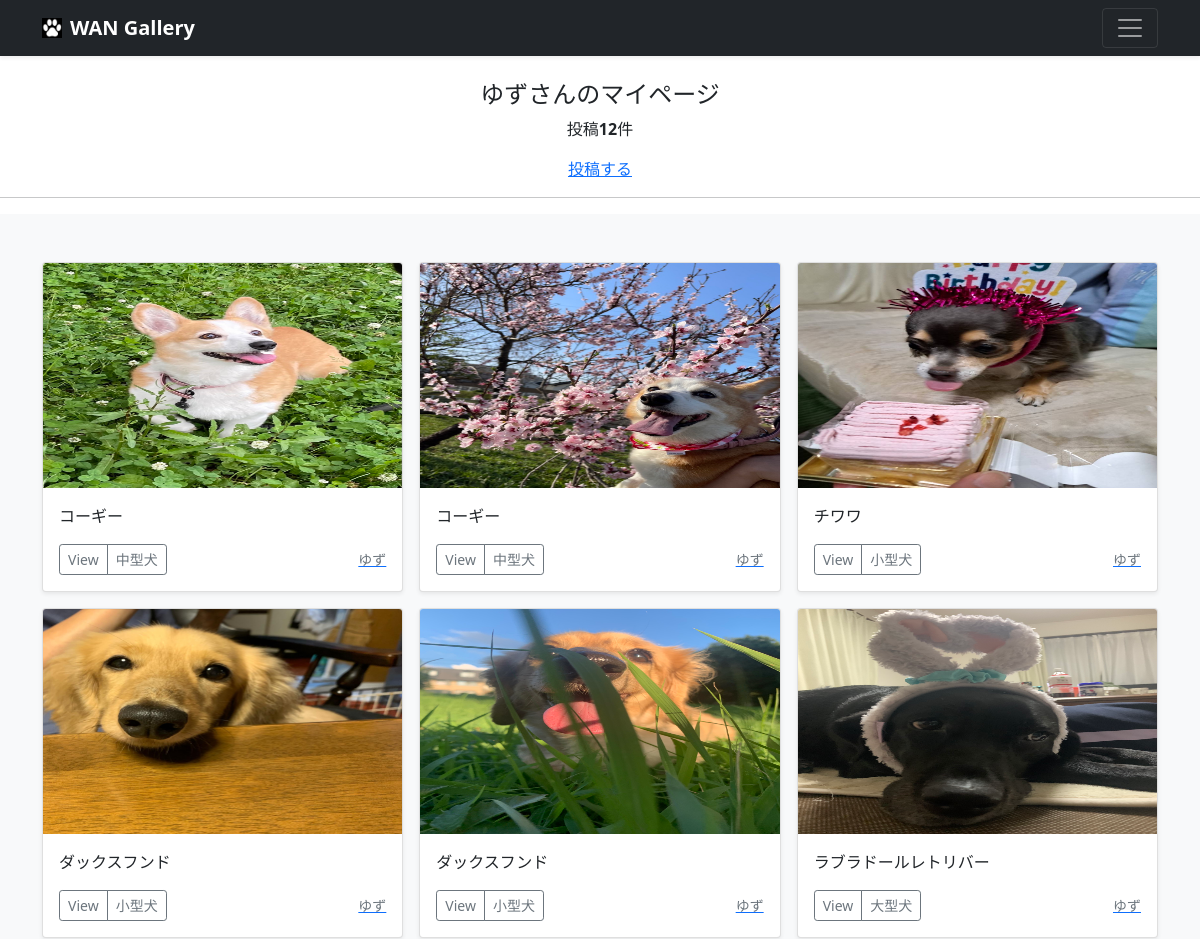
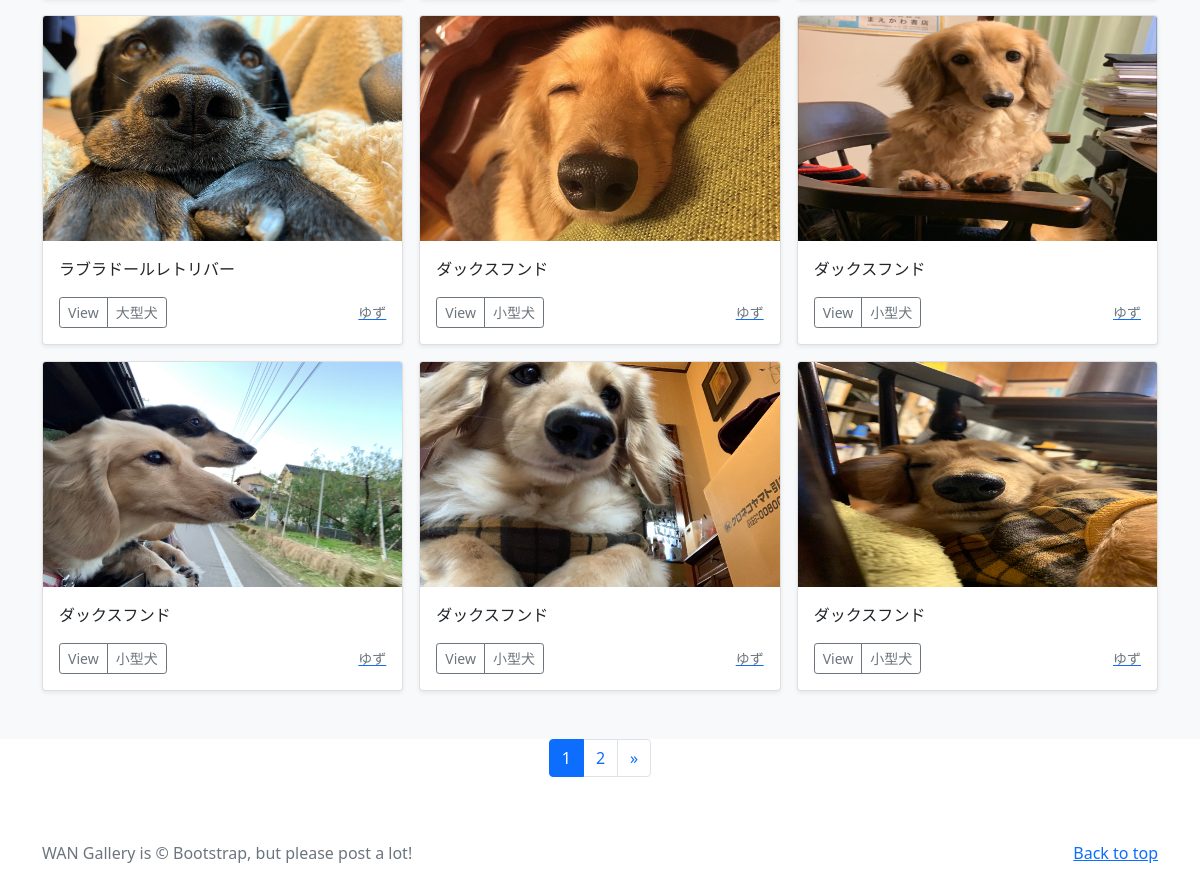
Screenshot of /mypage/ (signed in) with the database file from the repository (2 pictures, top to bottom).
### accounts/models.py (models this page shows)
class CustomUser(AbstractUser):
    pass

### photo/models.py (models this page shows, shortened)
class PhotoPost(models.Model):
    user = models.ForeignKey(
    CustomUser,
    verbose_name='ユーザー',
    on_delete=models.CASCADE
    )
    category = models.ForeignKey(
    Category,
    verbose_name='カテゴリ',
    on_delete=models.PROTECT
    )
    title = models.CharField(
    verbose_name='タイトル',  #フィールドのタイトル
    max_length=20	  #最大文字数は200
    )
    comment = models.TextField(
    verbose_name='コメント',
    max_length=200	  #フィールドのタイトル
    )
    image1 = models.ImageField(
    verbose_name='イメージ1',  #フィールドのタイトル
    upload_to = 'photos'	   #MEDIA_ROOT以下のphotosにファイルを保存
    )
    image1_lim = models.BooleanField(
    verbose_name='ダウンロード許可',  #フィールドのタイトル
    default=False
    )
    image2 = models.ImageField(
    verbose_name='イメージ2',  #フィールドのタイトル
    upload_to = 'photos',	  #MEDIA_ROOT以下のphotosにファイルを保存
    blank=True,		   #フィールド値の設定は必須ではない
    null=True		   #データベースにnullが保存されることを許容
    )
    image2_lim = models.BooleanField(
    verbose_name='ダウンロード許可',  #フィールドのタイトル
    default=False
    )
    posted_at = models.DateTimeField(
    verbose_name='投稿日時',   #フィールドのタイトル
    auto_now_add = True	   #日時を自動追加
    )

class Category(models.Model):
    title = models.CharField(
        verbose_name='カテゴリ', #フィールドのタイトル
        max_length=20)

### photo/views.py (the view)
# urls.py: path('mypage/', views.MypageView.as_view(), name = 'mypage'),
class MypageView(ListView):
    template_name = 'mypage.html'
    paginate_by = 12
    def get_queryset(self):
        queryset = PhotoPost.objects.filter(
        user=self.request.user).order_by('-posted_at')
        return queryset

### photo/templates/mypage.html (shortened to what this page needs)
{% extends 'base.html' %}
    {% block contents %}
    {% if user.is_authenticated %}
    <br>
    <div style="text-align:center">
        <h4>{{user.username}}さんのマイページ</h4>
        {% if object_list.count == 0 %}
            <p>{{user.username}}さんの投稿はありません</p>
        {% else %}
            <p>投稿<strong>{{object_list.count}}</strong>件</p>
        {% endif %}
        <a href="{% url 'photo:post' %}">投稿する</a>
    </div>
    <hr>
    {% endif %}
    {% include "photos_list.html" %}
    {% include "pagination.html" %}
    {% endblock %}

### photo/templates/base.html (shortened to what this page needs)
{% load static %}
<!doctype html>
<html lang="ja">
  <head>
    <link href="https://cdn.jsdelivr.net/npm/bootstrap@5.0.2/dist/css/bootstrap.min.css"
          rel="stylesheet"
>
  </head>
<header>
  {% load static %}
  <div class="navbar navbar-dark bg-dark shadow-sm">
    <div class="container">
      <a href="{% url 'photo:index' %}" class="navbar-brand d-flex align-items-center">
        <img src = {% static 'img/CyXSO1Hm_400x400.jpg'%} width="20" height="20" fill="none" stroke="currentColor" stroke-linecap="round" stroke-linejoin="round" stroke-width="2" aria-hidden="true" class="me-2" viewBox="0 0 24 24"><path d="M23 19a2 2 0 0 1-2 2H3a2 2 0 0 1-2-2V8a2 2 0 0 1 2-2h4l2-3h6l2 3h4a2 2 0 0 1 2 2z"/><circle cx="12" cy="13" r="4"/></svg>
        <strong>WAN Gallery</strong>
      </a>
      <button class="navbar-toggler" type="button" data-bs-toggle="collapse" data-bs-target="#navbarHeader" aria-controls="navbarHeader" aria-expanded="false" aria-label="Toggle navigation">
        <span class="navbar-toggler-icon"></span>
      </button>
    </div>
  </div>
</header>
<main>
  {% block contents %}{% endblock %}
</main>
<footer class="text-muted py-5">
  <div class="container">
    <p class="float-end mb-1">
      <a href="#">Back to top</a>
    </p>
    <p class="mb-1">
      WAN Gallery is &copy; Bootstrap, but please post a lot!</p>
  </div>
</footer>
  </body>
</html>

### photo/templates/photos_list.html (shortened to what this page needs)
<head>
  <link href="../static/css/list.css"
          rel="stylesheet">
</head>
<div class="album py-5 bg-light">
  <div class="container">
    <div class="row row-cols-1 row-cols-sm-2 row-cols-md-3 g-3">
      {% for record in object_list %}
      <div class="col">
        <div class="card shadow-sm">
          <a href="{% url 'photo:photo_detail' record.pk %}" oncontextmenu="return false;">
            {% if record.image2 %}
            <ul class="imgbox">
              <li>
                <img src="{{ record.image1.url }}"
                  class="bd-placeholder-img card-img-top"
                  width="100%" height="225"
                  xmlns="http://www.w3.org/2000/svg"
                  role="img" aria-label="Placeholder: Thumbnail"
                  preserveAspectRatio="xMidYMid slice"
                  focusable="false">
                  <title>Placeholder</title>
                  <rect width="100%" height="100%" fill="#55595c"/>
                </img>
              </li>
              <li>
                <img src="{{ record.image2.url }}"
                  class="bd-placeholder-img card-img-top"
                  width="100%" height="225"
                  xmlns="http://www.w3.org/2000/svg"
                  role="img" aria-label="Placeholder: Thumbnail"
                  preserveAspectRatio="xMidYMid slice"
                  focusable="false">
                  <title>Placeholder</title>
                  <rect width="100%" height="100%" fill="#55595c"/>
                </img>
              </li>
            </ul>
            {% else %}
            <ul class="imgbox2">
              <li>
                <img src="{{ record.image1.url }}"
                  class="bd-placeholder-img card-img-top"
                  width="100%" height="225"
                  xmlns="http://www.w3.org/2000/svg"
                  role="img" aria-label="Placeholder: Thumbnail"
                  preserveAspectRatio="xMidYMid slice"
                  focusable="false">
              </li>
            </ul>
            {% endif %}
          </a>
          <div class="card-body">
            <p class="card-text">
              {{record.title}}
            </p>
            <div class="d-flex justify-content-between align-items-center">
              <div class="btn-group">
                <button type="button"
                        class="btn btn-sm btn-outline-secondary"
                        onclick="location.href='{% url 'photo:photo_detail' record.pk %}'">
                        View</button>
                <button type="button"
                        class="btn btn-sm btn-outline-secondary"
                        onclick="location.href='{% url 'photo:photos_cat' category=record.category.id %}'">
                        {{record.category.title}}</button>
              </div>
              <a href="{% url 'photo:user_list' user=record.user.id %}">
              <small class="text-muted">
                {{record.user.username}}</small>
              </a>
            </div>
          </div>
        </div>
      </div>
      {% endfor %}
    </div>
  </div>
</div>

### photo/templates/pagination.html (shortened to what this page needs)
<ul class="pagination"
    style="justify-content:center">
    {% for num in page_obj.paginator.page_range %}
    {% if page_obj.number == num %}
    <li class="page-item active">
        <span class="page-link">{{ num }}</span>
    </li>
    {% else %}
    <li class="page-item">
        <a class="page-link" href="?page={{ num }}">{{ num }}</a>
    </li>
    {% endif %}
{% endfor %}
    {% if page_obj.has_next %}
    <li class="page-item">
        <a class="page-link"
            href="?page={{ page_obj.next_page_number }}"
            aria-label="Next">
             <span aria-hidden="true">&raquo;</span>
        </a>
    </li>
    {% endif %}
</ul>

### static/css/list.css (style rules this page uses)
.imgbox2 { list-style: none; padding-left: 0; margin: auto; }

### photo/templates/base.html (style rules this page uses)
.bd-placeholder-img { font-size: 1.125rem; text-anchor: middle; -webkit-user-select: none; -moz-user-select: none; user-select: none; }

### rows the page displays
CustomUser: username "ゆず"
PhotoPost: image1 (picture), title "コーギー", category "中型犬", user.username "ゆず"
PhotoPost: image1 (picture), title "コーギー", category "中型犬", user.username "ゆず"
PhotoPost: image1 (picture), title "チワワ", category "小型犬", user.username "ゆず"
PhotoPost: image1 (picture), title "ダックスフンド", category "小型犬", user.username "ゆず"
PhotoPost: image1 (picture), title "ダックスフンド", category "小型犬", user.username "ゆず"
PhotoPost: image1 (picture), title "ラブラドールレトリバー", category "大型犬", user.username "ゆず"
PhotoPost: image1 (picture), title "ラブラドールレトリバー", category "大型犬", user.username "ゆず"
PhotoPost: image1 (picture), title "ダックスフンド", category "小型犬", user.username "ゆず"
PhotoPost: image1 (picture), title "ダックスフンド", category "小型犬", user.username "ゆず"
PhotoPost: image1 (picture), title "ダックスフンド", category "小型犬", user.username "ゆず"
PhotoPost: image1 (picture), title "ダックスフンド", category "小型犬", user.username "ゆず"
PhotoPost: image1 (picture), title "ダックスフンド", category "小型犬", user.username "ゆず"

### other values shown
{{ object_list.count }} "12"
{{ num }} "1"
{{ num }} "2"
